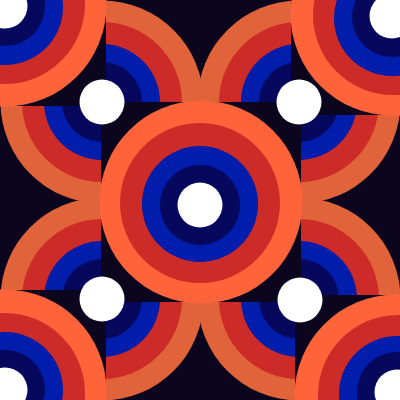
Frame 1 (no input)
Frame 60 (no input): identical to frame 1, image omitted
Frame 120 (the mouse pressed at the canvas centre since frame 60): identical to frame 1, image omitted

The p5.js sketch that drew this single still picture (run headless with seeded random() and noise() and a simulated clock; from frame 60 on, the mouse is pressed at the canvas centre):

// p5.js sketch
// ── sketch.js
function setup() {
  createCanvas(400, 400);
}

function draw() {
  background(11,6,29);
  
 fill ('rgb(225,99,58)')
  noStroke()
  circle (102,102, 203 )
  circle (299,102,203) 
  circle (299,299, 203) 
  circle(102, 299, 203) 
  fill (205,43,39)
  noStroke()
  circle (102,102,160)
  circle( 299,102,160) 
  circle(299,299,160)
  circle (102,299,160) 
  fill (0,29,171) 
  noStroke()
  circle(102,102,116)
  circle(299,102,116)
  circle(299,299,116)
  circle(102,299,116)
  
  fill(6,8,94)
  noStroke()
  circle(102,102,80)
  circle(299,102,80)
  circle(299,299,80)
  circle(102,299,80)
  fill(11,6,29)
  noStroke()
  square(101,102,200)
  square(-94,290,200)
  square(-94,-94,200)
  square(291,-85,200)
  square(295,295,200)
  fill(255,255,255)
  noStroke()
  circle(102,299,45)
  circle(102,102,45)
  circle(299,102,45)
  circle(300,300,45)
  
  
  fill(255,99,58)
  noStroke()
  circle(201,202,203)
  circle(5,391,203) 
  circle(5,5,203)
  circle(392,14,203)
  circle(396,396,203)
  fill(205,43,39)
  noStroke()
  circle(200,203,160)
  circle(5,393,160)
  circle(5,4,160)
  circle(393,15,160)
  circle(398,395,160)
  fill(0,29,171)
  noStroke()
  circle(5,7,116)
  circle(392,18,116)
  circle(397,394,116)
  circle(5,390,116)
  circle(200,204,116)
  fill(6,8,94)
  noStroke()
  circle(5,6,80)
  circle(5,390,80)
  circle(397,392,80)
  circle(392,17,80)
  circle(200,205,80)
  fill(255,255,255)
  noStroke()
  circle(200,205,45)
  circle(5,6,45)
  circle(5,390,45)
  circle(397,392,45)
  circle(392,16,45)
  
  
  
  
  
  
  
  
  
  
}
